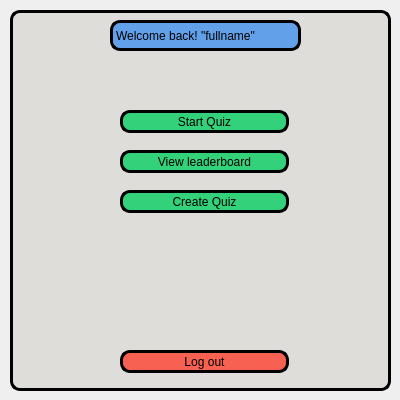
<?xml version="1.0" encoding="UTF-8"?>
<ui version="4.0">
 <class>logged_options_window</class>
 <widget class="QDialog" name="logged_options_window">
  <property name="geometry">
   <rect>
    <x>0</x>
    <y>0</y>
    <width>400</width>
    <height>400</height>
   </rect>
  </property>
  <property name="windowTitle">
   <string>logged_options_window</string>
  </property>
  <property name="sizeGripEnabled">
   <bool>false</bool>
  </property>
  <property name="modal">
   <bool>false</bool>
  </property>
  <widget class="QFrame" name="frame">
   <property name="geometry">
    <rect>
     <x>10</x>
     <y>10</y>
     <width>381</width>
     <height>381</height>
    </rect>
   </property>
   <property name="styleSheet">
    <string notr="true">background-color:rgb(222, 221, 218);
border: 3px solid rgb(0, 0, 0);
border-radius: 10px;
</string>
   </property>
   <property name="frameShape">
    <enum>QFrame::StyledPanel</enum>
   </property>
   <property name="frameShadow">
    <enum>QFrame::Raised</enum>
   </property>
   <widget class="QLabel" name="username_label">
    <property name="geometry">
     <rect>
      <x>100</x>
      <y>10</y>
      <width>191</width>
      <height>31</height>
     </rect>
    </property>
    <property name="styleSheet">
     <string notr="true">background-color: rgb(98, 160, 234);
border: 3px solid rgb(0, 0, 0);
border-radius: 10px;
</string>
    </property>
    <property name="text">
     <string>Welcome back! &quot;fullname&quot;</string>
    </property>
   </widget>
   <widget class="QPushButton" name="create_quiz_button_2">
    <property name="geometry">
     <rect>
      <x>110</x>
      <y>180</y>
      <width>169</width>
      <height>23</height>
     </rect>
    </property>
    <property name="styleSheet">
     <string notr="true">background-color: rgb(51, 209, 122);</string>
    </property>
    <property name="text">
     <string>Create Quiz</string>
    </property>
   </widget>
   <widget class="QPushButton" name="log_out_button_2">
    <property name="geometry">
     <rect>
      <x>110</x>
      <y>340</y>
      <width>169</width>
      <height>23</height>
     </rect>
    </property>
    <property name="styleSheet">
     <string notr="true">background-color: rgb(246, 97, 81);</string>
    </property>
    <property name="text">
     <string>Log out</string>
    </property>
   </widget>
   <widget class="QPushButton" name="view_leaderboard_button_2">
    <property name="geometry">
     <rect>
      <x>110</x>
      <y>140</y>
      <width>169</width>
      <height>23</height>
     </rect>
    </property>
    <property name="styleSheet">
     <string notr="true">background-color: rgb(51, 209, 122);</string>
    </property>
    <property name="text">
     <string>View leaderboard</string>
    </property>
   </widget>
   <widget class="QPushButton" name="start_quiz_button_2">
    <property name="geometry">
     <rect>
      <x>110</x>
      <y>100</y>
      <width>169</width>
      <height>23</height>
     </rect>
    </property>
    <property name="styleSheet">
     <string notr="true">background-color: rgb(51, 209, 122);</string>
    </property>
    <property name="text">
     <string>Start Quiz</string>
    </property>
   </widget>
  </widget>
 </widget>
 <resources/>
 <connections/>
</ui>
